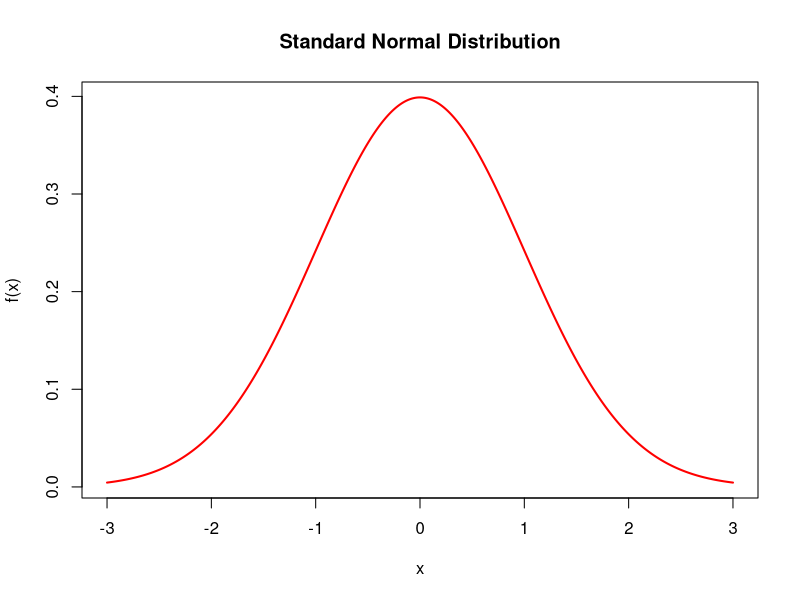
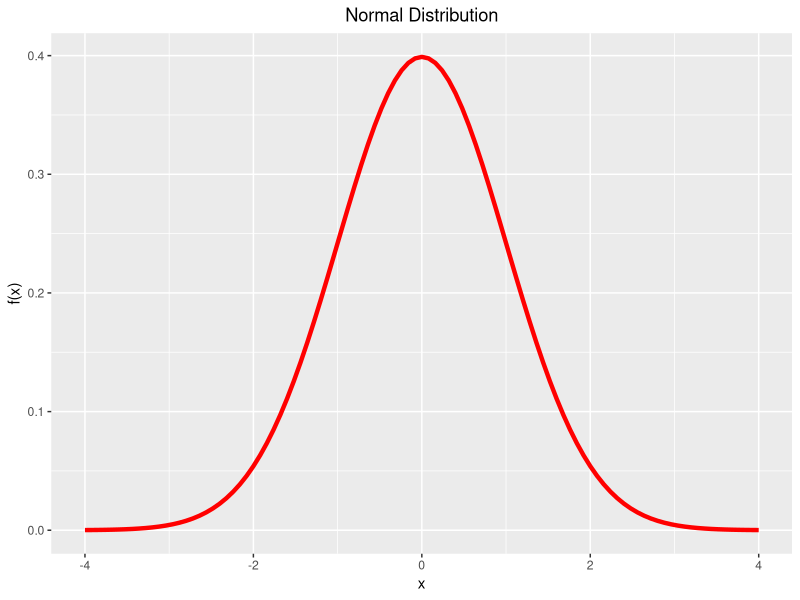
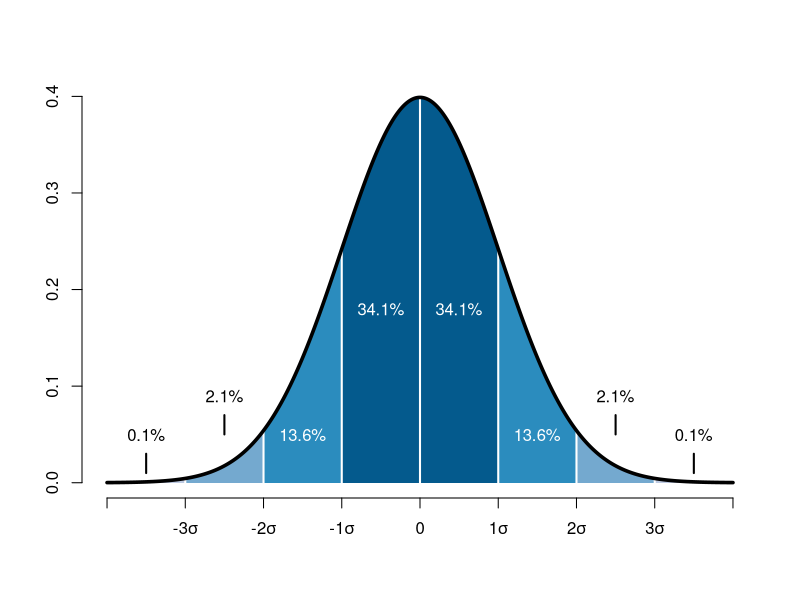

Generate these figures, in order, with R:
# base R
x <- seq(-3, 3, length = 1000)
y <- dnorm(x, mean = 0, sd = 1)   # standard normal distribution

plot(x, y, type = "l",
     main = "Standard Normal Distribution",   # title
     lwd = 2,   # line width
     col = "red",   # line color
     xlab = "x", ylab = "f(x)")   # add labels


# ggplot2
library(ggplot2)

ggplot(data.frame(x = c(-4, 4)), aes(x = x)) +
  stat_function(fun = dnorm,   # standard normal distribution
                size = 1.5,   # line width
                col = "red") +   # line color
  ggtitle("Normal Distribution") +   # title
  theme(plot.title = element_text(hjust = 0.5)) +   # title in the middle
  labs(x = "x", y = "f(x)")


# wikipedia
x <- seq(-4, 4, length = 1000)
y <- dnorm(x, mean = 0, sd = 1)   # standard normal distribution

plot(x, y, type = "l",
     xaxt = "n",   # remove x-axis
     lwd = 3,   # line width
     col = "white",   # line color
     xlab = "", ylab = "",   # add labels
     bty = "n")   # no box

# add x-axis
axis(1, at = -4:4, labels = c("",
                              expression(paste("-3", sigma)),
                              expression(paste("-2", sigma)),
                              expression(paste("-1", sigma)),
                              0,
                              expression(paste("1", sigma)),
                              expression(paste("2", sigma)),
                              expression(paste("3", sigma)),
                              ""))

# divide into sections
polygon(c(seq(-4, -3, length = 30), -3, -4),
        c(dnorm(seq(-4, -3, length = 30)), 0, 0),
        col = "#bdc9e1", border = NA)
polygon(c(seq(-3, -2, length = 30), -2, -3),
        c(dnorm(seq(-3, -2, length = 30)), 0, 0),
        col = "#74a9cf", border = NA)
polygon(c(seq(-2, -1, length = 30), -1, -2),
        c(dnorm(seq(-2, -1, length = 30)), 0, 0),
        col = "#2b8cbe", border = NA)
polygon(c(seq(-1, 0, length = 30), 0, -1),
        c(dnorm(seq(-1, 0, length = 30)), 0, 0),
        col = "#045a8d", border = NA)
polygon(c(seq(0, 1, length = 30), 1, 0),
        c(dnorm(seq(0, 1, length = 30)), 0, 0),
        col = "#045a8d", border = NA)
polygon(c(seq(1, 2, length = 30), 2, 1),
        c(dnorm(seq(1, 2, length = 30)), 0, 0),
        col = "#2b8cbe", border = NA)
polygon(c(seq(2, 3, length = 30), 3, 2),
        c(dnorm(seq(2, 3, length = 30)), 0, 0),
        col = "#74a9cf", border = NA)
polygon(c(seq(3, 4, length = 30), 4, 3),
        c(dnorm(seq(3, 4, length = 30)), 0, 0),
        col = "#bdc9e1", border = NA)

# add lines
lines(c(-3, -3), c(0, dnorm(-3)), col = "white", lwd = 2)
lines(c(-2, -2), c(0, dnorm(-2)), col = "white", lwd = 2)
lines(c(-1, -1), c(0, dnorm(-1)), col = "white", lwd = 2)
lines(c(0, 0), c(0, dnorm(0)), col = "white", lwd = 2)
lines(c(1, 1), c(0, dnorm(1)), col = "white", lwd = 2)
lines(c(2, 2), c(0, dnorm(2)), col = "white", lwd = 2)
lines(c(3, 3), c(0, dnorm(3)), col = "white", lwd = 2)
lines(x, y, lwd = 3.5, col = "black")
lines(rep(-3.5, 20), seq(0.01, 0.03, length = 20), lwd = 2, col = "black")
lines(rep(-2.5, 20), seq(0.05, 0.07, length = 20), lwd = 2, col = "black")
lines(rep(3.5, 20), seq(0.01, 0.03, length = 20), lwd = 2, col = "black")
lines(rep(2.5, 20), seq(0.05, 0.07, length = 20), lwd = 2, col = "black")

# add texts
text(-3.5, 0.05, "0.1%", col = "black")
text(-2.5, 0.09, "2.1%", col = "black")
text(-1.5, 0.05, "13.6%", col = "white")
text(-0.5, 0.18, "34.1%", col = "white")
text(0.5, 0.18, "34.1%", col = "white")
text(1.5, 0.05, "13.6%", col = "white")
text(2.5, 0.09, "2.1%", col = "black")
text(3.5, 0.05, "0.1%", col = "black")

